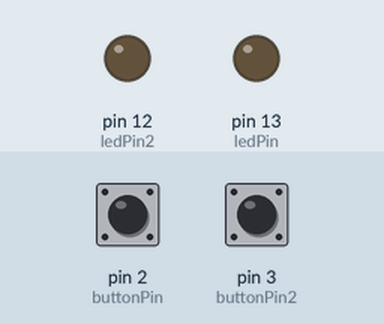
Recording of a sketch running on a simulated Arduino Uno, built with avr-gcc and run on an emulated ATmega328P. On the bench: output pins drawn as LEDs (lit = HIGH). Dashed ring = blinking. The inputs (shaded band) are chosen by the test bench; at power-on: pin 2 (buttonPin) LOW, pin 3 (buttonPin2) LOW.

Above: at 1.2 s.
1.3 s: pin 2 (buttonPin) pulled HIGH for 0.15 s
At 1.7 s:
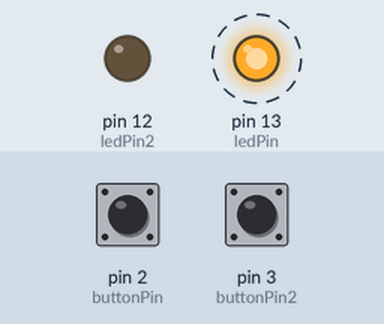
4.4 s: pin 3 (buttonPin2) pulled HIGH for 0.15 s
At 4.55 s:
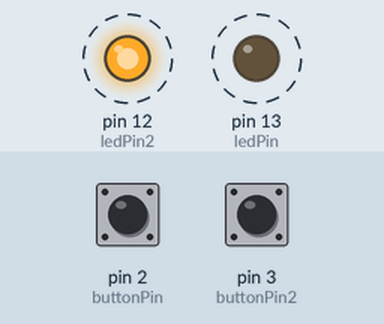
7.4 s: pin 3 (buttonPin2) pulled HIGH for 1 s
At 7.55 s:
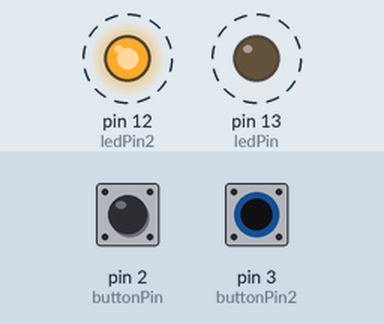
10.4 s: pin 3 (buttonPin2) pulled HIGH for 3.2 s
At 10.55 s:
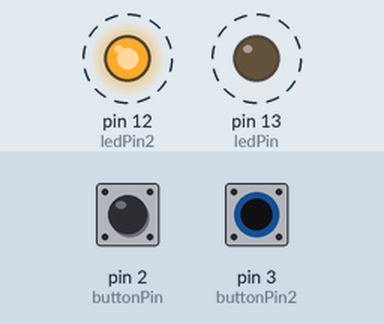
Timing chart, 0 to 16.1 s (numbered marks = the images above; inputs shaded):
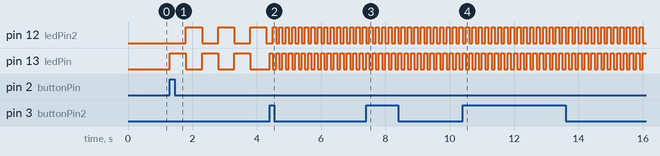

Measured:
- after the input at 1.3 s, pin 12 (ledPin2): alternates HIGH for 0.50 s and LOW for 0.50 s, starting after 0.50 s; pin 13 (ledPin): alternates HIGH for 0.50 s and LOW for 0.50 s, starting at once
- after the input at 4.4 s, pin 12 (ledPin2): alternates HIGH for 0.10 s and LOW for 0.10 s, starting after 0.10 s; pin 13 (ledPin): alternates HIGH for 0.10 s and LOW for 0.10 s, starting at once
- after the input at 7.4 s, pin 13 (ledPin): alternates HIGH for 0.10 s and LOW for 0.10 s, starting at once
- after the input at 10.4 s, pin 13 (ledPin): alternates HIGH for 0.10 s and LOW for 0.10 s, starting at once

The sketch:

Assignment-3.1.ino
```cpp
const int buttonPin = 2;
const int buttonPin2 = 3;
const int ledPin = 13;
const int ledPin2 = 12;

void setup() {
  pinMode(ledPin, OUTPUT);
  pinMode(ledPin2, OUTPUT);
  pinMode(buttonPin, INPUT);
  pinMode(buttonPin2, INPUT);
}

void loop() {
  int buttonState = digitalRead(buttonPin);
  int buttonState2 = digitalRead(buttonPin2);

  if (buttonState == HIGH) {
    unsigned long startTime = millis();
    while (millis() - startTime < 3000) {
      digitalWrite(ledPin, HIGH);
      digitalWrite(ledPin2, LOW);
      delay(500);
      digitalWrite(ledPin, LOW);
      digitalWrite(ledPin2, HIGH);
      delay(500);
    }
  }
  else if (buttonState2 == HIGH) {
    unsigned long startTime = millis();
    while (millis() - startTime < 3000) {
      digitalWrite(ledPin, HIGH);
      digitalWrite(ledPin2, LOW);
      delay(100);
      digitalWrite(ledPin, LOW);
      digitalWrite(ledPin2, HIGH);
      delay(100);
    }
  }

  digitalWrite(ledPin, LOW);
  digitalWrite(ledPin2, LOW);
}
```
